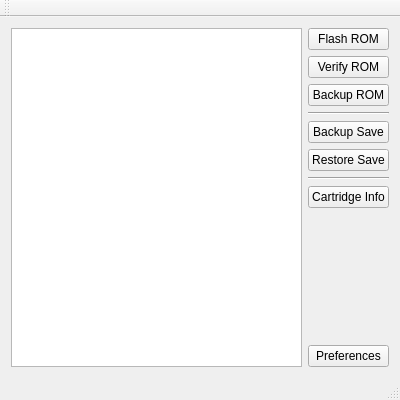
<?xml version="1.0" encoding="UTF-8"?>
<ui version="4.0">
 <class>MainWindow</class>
 <widget class="QMainWindow" name="MainWindow">
  <property name="geometry">
   <rect>
    <x>0</x>
    <y>0</y>
    <width>400</width>
    <height>400</height>
   </rect>
  </property>
  <property name="minimumSize">
   <size>
    <width>400</width>
    <height>400</height>
   </size>
  </property>
  <property name="maximumSize">
   <size>
    <width>16777215</width>
    <height>16777215</height>
   </size>
  </property>
  <property name="windowTitle">
   <string>NeoLinkMasta</string>
  </property>
  <widget class="QWidget" name="centralWidget">
   <layout class="QHBoxLayout" name="horizontalLayout_2">
    <item>
     <widget class="QTextBrowser" name="textBrowser">
      <property name="acceptDrops">
       <bool>false</bool>
      </property>
      <property name="lineWrapMode">
       <enum>QTextEdit::NoWrap</enum>
      </property>
      <property name="textInteractionFlags">
       <set>Qt::TextSelectableByMouse</set>
      </property>
     </widget>
    </item>
    <item>
     <layout class="QVBoxLayout" name="verticalLayout">
      <item>
       <widget class="QPushButton" name="button_flash_rom">
        <property name="text">
         <string>Flash ROM</string>
        </property>
       </widget>
      </item>
      <item>
       <widget class="QPushButton" name="button_verify_rom">
        <property name="text">
         <string>Verify ROM</string>
        </property>
       </widget>
      </item>
      <item>
       <widget class="QPushButton" name="button_backup_rom">
        <property name="text">
         <string>Backup ROM</string>
        </property>
       </widget>
      </item>
      <item>
       <widget class="Line" name="line">
        <property name="frameShadow">
         <enum>QFrame::Sunken</enum>
        </property>
        <property name="orientation">
         <enum>Qt::Horizontal</enum>
        </property>
       </widget>
      </item>
      <item>
       <widget class="QPushButton" name="button_backup_save">
        <property name="text">
         <string>Backup Save</string>
        </property>
       </widget>
      </item>
      <item>
       <widget class="QPushButton" name="button_restore_save">
        <property name="text">
         <string>Restore Save</string>
        </property>
       </widget>
      </item>
      <item>
       <widget class="Line" name="line_2">
        <property name="orientation">
         <enum>Qt::Horizontal</enum>
        </property>
       </widget>
      </item>
      <item>
       <widget class="QPushButton" name="button_cartridge_info">
        <property name="text">
         <string>Cartridge Info</string>
        </property>
       </widget>
      </item>
      <item>
       <spacer name="verticalSpacer">
        <property name="orientation">
         <enum>Qt::Vertical</enum>
        </property>
        <property name="sizeHint" stdset="0">
         <size>
          <width>20</width>
          <height>40</height>
         </size>
        </property>
       </spacer>
      </item>
      <item>
       <widget class="QPushButton" name="button_preferences">
        <property name="text">
         <string>Preferences</string>
        </property>
       </widget>
      </item>
     </layout>
    </item>
   </layout>
  </widget>
  <widget class="QMenuBar" name="menuBar">
   <property name="geometry">
    <rect>
     <x>0</x>
     <y>0</y>
     <width>400</width>
     <height>22</height>
    </rect>
   </property>
  </widget>
  <widget class="QToolBar" name="mainToolBar">
   <attribute name="toolBarArea">
    <enum>TopToolBarArea</enum>
   </attribute>
   <attribute name="toolBarBreak">
    <bool>false</bool>
   </attribute>
  </widget>
  <widget class="QStatusBar" name="statusBar">
   <property name="enabled">
    <bool>false</bool>
   </property>
  </widget>
  <action name="actionHi">
   <property name="text">
    <string>Hi</string>
   </property>
  </action>
 </widget>
 <layoutdefault spacing="6" margin="11"/>
 <resources/>
 <connections/>
</ui>
